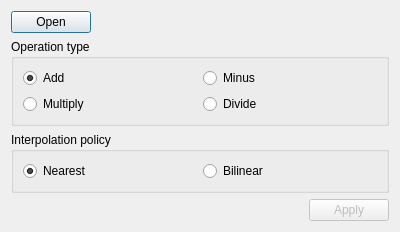
<?xml version="1.0" encoding="UTF-8"?>
<ui version="4.0">
 <class>AlgebraDialog</class>
 <widget class="QDialog" name="AlgebraDialog">
  <property name="geometry">
   <rect>
    <x>0</x>
    <y>0</y>
    <width>400</width>
    <height>206</height>
   </rect>
  </property>
  <property name="windowTitle">
   <string>Algebra</string>
  </property>
  <property name="windowIcon">
   <iconset resource="resource.qrc">
    <normaloff>:/images/images/algebra.png</normaloff>:/images/images/algebra.png</iconset>
  </property>
  <layout class="QVBoxLayout" name="verticalLayout">
   <item>
    <widget class="QWidget" name="widget" native="true">
     <layout class="QHBoxLayout" name="horizontalLayout">
      <property name="margin">
       <number>0</number>
      </property>
      <item>
       <widget class="QPushButton" name="openButton">
        <property name="text">
         <string>Open</string>
        </property>
       </widget>
      </item>
      <item>
       <widget class="QLabel" name="pathLabel">
        <property name="text">
         <string/>
        </property>
       </widget>
      </item>
      <item>
       <spacer name="horizontalSpacer">
        <property name="orientation">
         <enum>Qt::Horizontal</enum>
        </property>
        <property name="sizeHint" stdset="0">
         <size>
          <width>40</width>
          <height>20</height>
         </size>
        </property>
       </spacer>
      </item>
     </layout>
    </widget>
   </item>
   <item>
    <widget class="QGroupBox" name="groupBox">
     <property name="title">
      <string>Operation type</string>
     </property>
     <layout class="QGridLayout" name="gridLayout">
      <item row="0" column="0">
       <widget class="QRadioButton" name="addRadio">
        <property name="text">
         <string>Add</string>
        </property>
        <property name="checked">
         <bool>true</bool>
        </property>
       </widget>
      </item>
      <item row="0" column="1">
       <widget class="QRadioButton" name="minusRadio">
        <property name="text">
         <string>Minus</string>
        </property>
       </widget>
      </item>
      <item row="1" column="0">
       <widget class="QRadioButton" name="multiplyRadio">
        <property name="text">
         <string>Multiply</string>
        </property>
       </widget>
      </item>
      <item row="1" column="1">
       <widget class="QRadioButton" name="divideRadio">
        <property name="text">
         <string>Divide</string>
        </property>
       </widget>
      </item>
     </layout>
    </widget>
   </item>
   <item>
    <widget class="QGroupBox" name="groupBox_2">
     <property name="title">
      <string>Interpolation policy</string>
     </property>
     <layout class="QHBoxLayout" name="horizontalLayout_3">
      <item>
       <widget class="QRadioButton" name="nearRadio">
        <property name="text">
         <string>Nearest</string>
        </property>
        <property name="checked">
         <bool>true</bool>
        </property>
       </widget>
      </item>
      <item>
       <widget class="QRadioButton" name="binearRadio">
        <property name="text">
         <string>Bilinear</string>
        </property>
       </widget>
      </item>
     </layout>
    </widget>
   </item>
   <item>
    <spacer name="verticalSpacer">
     <property name="orientation">
      <enum>Qt::Vertical</enum>
     </property>
     <property name="sizeHint" stdset="0">
      <size>
       <width>20</width>
       <height>40</height>
      </size>
     </property>
    </spacer>
   </item>
   <item>
    <widget class="QWidget" name="widget_2" native="true">
     <layout class="QHBoxLayout" name="horizontalLayout_2">
      <property name="margin">
       <number>0</number>
      </property>
      <item>
       <spacer name="horizontalSpacer_2">
        <property name="orientation">
         <enum>Qt::Horizontal</enum>
        </property>
        <property name="sizeHint" stdset="0">
         <size>
          <width>40</width>
          <height>20</height>
         </size>
        </property>
       </spacer>
      </item>
      <item>
       <widget class="QPushButton" name="applyButton">
        <property name="enabled">
         <bool>false</bool>
        </property>
        <property name="text">
         <string>Apply</string>
        </property>
       </widget>
      </item>
     </layout>
    </widget>
   </item>
  </layout>
 </widget>
 <resources>
  <include location="resource.qrc"/>
 </resources>
 <connections/>
</ui>
